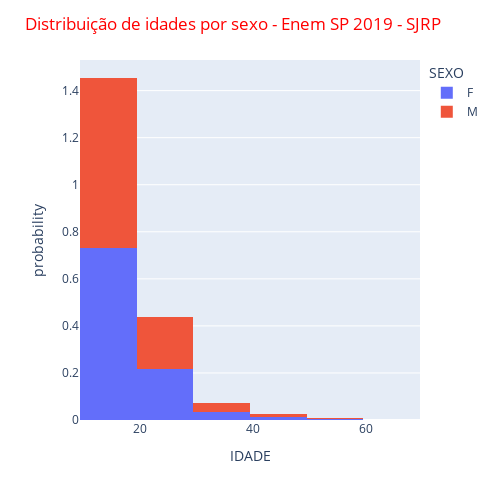

Source (notebook cell):
### Code cell
grafico =  px.histogram (enem_sjrp,  x = "IDADE", nbins=10, histnorm='probability', color='SEXO') 
grafico.update_layout(width=500,height=500,title_text='Distribuição de idades por sexo - Enem SP 2019 - SJRP',
                      title_font_color = 'red') 
grafico.show()

### Figure 1 — Plotly figure (JSON) as saved in the notebook; plotly's stock layout.template omitted (floating-point values rounded to 4 significant figures; data arrays with more than 128 entries replaced by an {"elided": "..."} marker saying what was removed)
{"data": [{"alignmentgroup": "True", "bingroup": "x", "histnorm": "probability", "hovertemplate": "SEXO=F<br>IDADE=%{x}<br>probability=%{y}<extra></extra>", "legendgroup": "F", "marker": {"color": "#636efa", "pattern": {"shape": ""}}, "name": "F", "nbinsx": 10, "offsetgroup": "F", "orientation": "v", "showlegend": true, "type": "histogram", "x": {"elided": "2675 int values"}, "xaxis": "x", "yaxis": "y"}, {"alignmentgroup": "True", "bingroup": "x", "histnorm": "probability", "hovertemplate": "SEXO=M<br>IDADE=%{x}<br>probability=%{y}<extra></extra>", "legendgroup": "M", "marker": {"color": "#EF553B", "pattern": {"shape": ""}}, "name": "M", "nbinsx": 10, "offsetgroup": "M", "orientation": "v", "showlegend": true, "type": "histogram", "x": {"elided": "2007 int values"}, "xaxis": "x", "yaxis": "y"}], "layout": {"barmode": "relative", "height": 500, "legend": {"title": {"text": "SEXO"}, "tracegroupgap": 0}, "margin": {"t": 60}, "title": {"font": {"color": "red"}, "text": "Distribuição de idades por sexo - Enem SP 2019 - SJRP"}, "width": 500, "xaxis": {"anchor": "y", "autorange": true, "domain": [0, 1], "range": [9.5, 69.5], "title": {"text": "IDADE"}, "type": "linear"}, "yaxis": {"anchor": "x", "autorange": true, "domain": [0, 1], "range": [0, 1.53], "title": {"text": "probability"}}}}
